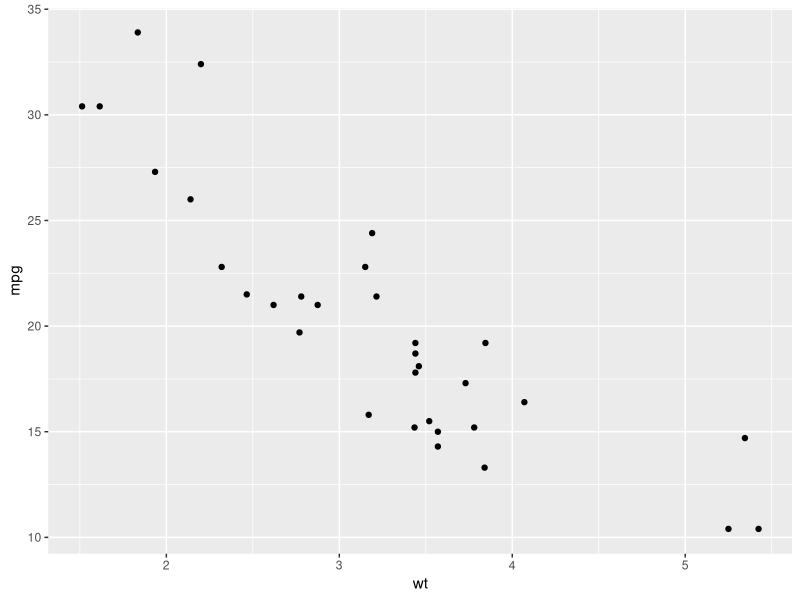
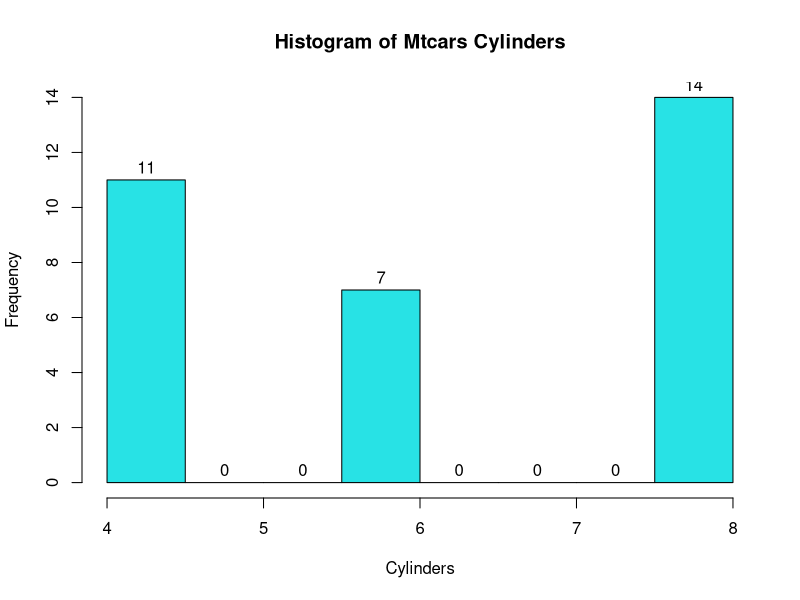

Write the R code that produced these figures, in order.
## ---- chunk 1
require(ggplot2)
qplot(wt, mpg, data = mtcars)
## ---- chunk 2
head(mtcars)
## ---- chunk 3
hist(mtcars$cyl,main = paste("Histogram of" , "Mtcars Cylinders"),col = 5 , xlab = "Cylinders" , labels = TRUE)
